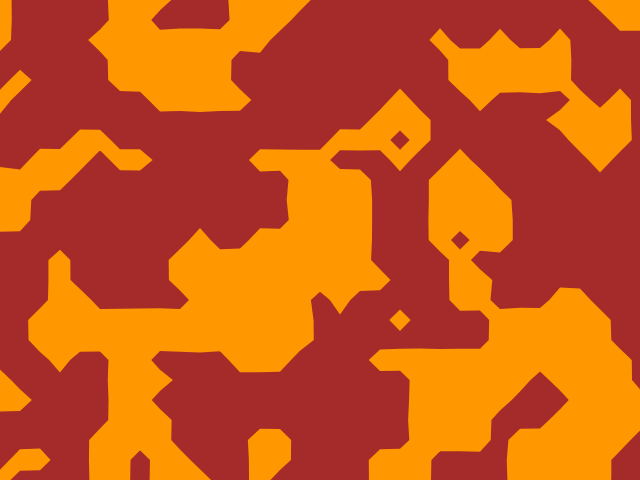
Frame 1 (no input)
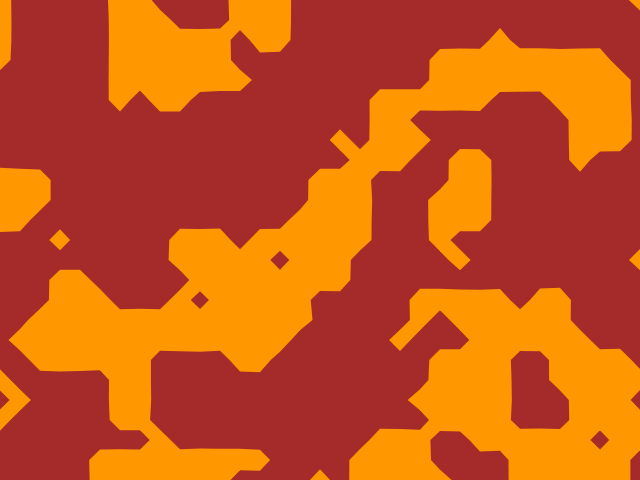
Frame 60 (no input)
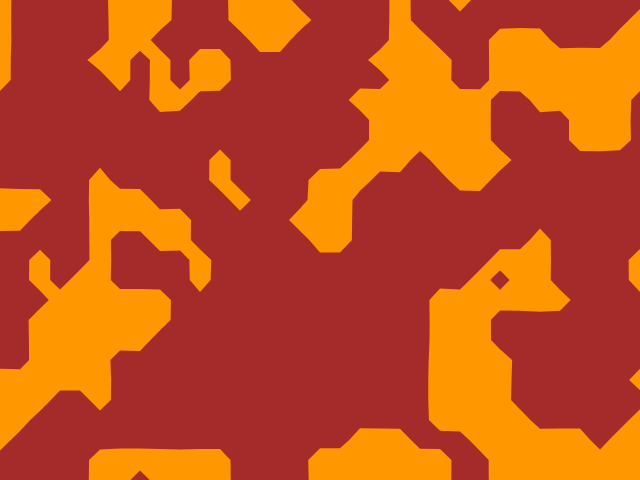
Frame 120 (the mouse pressed at the canvas centre since frame 60)

The p5.js sketch that drew these frames (run headless with seeded random() and noise() and a simulated clock; from frame 60 on, the mouse is pressed at the canvas centre):

// p5.js sketch
// ── sketch.js
// Non-Binary Version
let grid, weight;
let resolution = 20;
let cols, rows;
let t = 0;
let noiseScale = 0.3;

function setup() {
  createCanvas(640, 480);

  grid = [];
  weight = [];
  cols = 640 / resolution + 1;
  rows = 480 / resolution + 1;
  

  /*
  // creating a random grid:
  for (let i = 0; i < cols; i++) {
    grid[i] = [];
    for (let j = 0; j < rows; j++) {
      grid[i][j] = Math.floor(Math.random() + 0.5);
    }
  }
  */
}

function draw() {
  // create Perlin noise based grid
  t+=0.005; // z-coordinate for the noise, for animation.
  noiseDetail(15, 0.4);
  for (let i = 0; i < cols; i++) {
    grid[i] = [];
    weight[i] = [];
    for (let j = 0; j < rows; j++) {
      // noiseDetail of the pixels octave count and falloff value
      noiseVal = noise((i) * noiseScale, (j) * noiseScale, t);
      // noiseVal = Math.floor(noiseVal*6)/6;
      weight[i][j] = noiseVal;
      grid[i][j] = Math.floor(noiseVal + 0.55);
    }
  }
  
  background("brown");
  // marching squares
  strokeWeight(0);
  fill("#FF9800");
  for (let i=0;  i < cols - 1; i++) {
    for (let j = 0; j < rows - 1; j++) {
      let caseID = determineCase(i, j);
      paintRectangle(i, j, caseID);
    }
  }
  strokeWeight(5);
  // paint the grid:
  for (let i = 0; i < cols; i++) {
    for (let j = 0; j < rows; j++) {
      stroke((1 - weight[i][j]) * 255.0);
      // point(i * resolution, j * resolution);
    }
  }
}

function determineCase(i, j) {
  // check https://en.wikipedia.org/wiki/Marching_squares for the case numbers.
  let a, b, c, d; // clockwise points around the rectangle.
  a = grid[i][j];
  b = grid[i + 1][j];
  c = grid[i + 1][j + 1];
  d = grid[i][j + 1];
  if (a + b + c + d == 0) return 0;
  if (a + b + c + d == 4) return 15;
  if (a + b + c + d == 2) {
    if (b + c == 2) return 6;
    if (c + d == 2) return 3;
    if (a + d == 2) return 9;
    if (a + b == 2) return 12;
    if (b + d == 2) return 5;
    if (a + c == 2) return 10;
  }
  if (a + b + c + d == 1) {
    if (a == 1) return 8;
    if (b == 1) return 4;
    if (c == 1) return 2;
    if (d == 1) return 1;
  }
  if (a + b + c + d == 3) {
    if (a == 0) return 7;
    if (b == 0) return 11;
    if (c == 0) return 13;
    if (d == 0) return 14;
  }
  return -1; // error
}

function w(x, y) {
  // return resolution * sqrt(x.z / (x.z+y.z));
  return resolution * (x.z / (x.z+y.z));
}

function paintRectangle(i, j, caseID) {
  let r = resolution;
  /*
    a-ab-b
    |    |
    da   bc
    |    |
    d-cd-c
  */
  let a = createVector(r*i, r*j, weight[i][j]);
  let b = createVector(r*i + r, r*j, weight[i+1][j]);
  let c = createVector(r*i + r, r*j + r, weight[i+1][j+1]);
  let d = createVector(r*i, r*j + r, weight[i][j+1]);
  
  let ab = createVector(a.x + w(a,b), a.y);
  let bc = createVector(b.x, b.y + w(b,c));
  let cd = createVector(d.x + w(d,c), d.y);
  let da = createVector(a.x, a.y + w(a,d));
  


  if (caseID == 1) {
    beginShape();
    vertex(da.x, da.y);
    vertex(cd.x, d.y);
    vertex(d.x, d.y);
    endShape(CLOSE);
  }
  if (caseID == 2) {
    beginShape();
    vertex(bc.x, bc.y);
    vertex(c.x, c.y);
    vertex(cd.x, cd.y);
    endShape(CLOSE);
  }
  if (caseID == 3) {
    beginShape();
    vertex(c.x, c.y);
    vertex(d.x, d.y);
    vertex(da.x, da.y);
    vertex(bc.x, bc.y);
    endShape(CLOSE);
  }
  if (caseID == 4) {
    beginShape();
    vertex(ab.x, ab.y);
    vertex(b.x, b.y);
    vertex(bc.x, bc.y);
    endShape(CLOSE);
  }
  if (caseID == 5) {
    beginShape();
    vertex(ab.x, ab.y);
    vertex(b.x, b.y);
    vertex(bc.x, bc.y);
    vertex(cd.x, cd.y);
    vertex(d.x, d.y);
    vertex(da.x, da.y);
    endShape(CLOSE);
  }
  if (caseID == 6) {
    beginShape();
    vertex(ab.x, ab.y);
    vertex(b.x, b.y);
    vertex(c.x, c.y);
    vertex(cd.x, cd.y);
    endShape(CLOSE);
  }
  if (caseID == 7) {
    beginShape();
    vertex(ab.x, ab.y);
    vertex(b.x, b.y);
    vertex(c.x, c.y);
    vertex(d.x, d.y);
    vertex(da.x, da.y);
    endShape(CLOSE);
  }
  if (caseID == 8) {
    beginShape();
    vertex(a.x, a.y);
    vertex(ab.x, ab.y);
    vertex(da.x, da.y);
    endShape(CLOSE);
  }
  if (caseID == 9) {
    beginShape();
    vertex(a.x, a.y);
    vertex(ab.x, ab.y);
    vertex(cd.x, cd.y);
    vertex(d.x, d.y);
    endShape(CLOSE);
  }
  if (caseID == 10) {
    beginShape();
    vertex(a.x, a.y);
    vertex(ab.x, ab.y);
    vertex(bc.x, bc.y);
    vertex(c.x, c.y);
    vertex(cd.x, cd.y);
    vertex(da.x, da.y);
    endShape(CLOSE);
  }
  if (caseID == 11) {
    beginShape();
    vertex(a.x, a.y);
    vertex(ab.x, ab.y);
    vertex(bc.x, bc.y);
    vertex(c.x, c.y);
    vertex(d.x, d.y);
    endShape(CLOSE);
  }
  if (caseID == 12) {
    beginShape();
    vertex(a.x, a.y);
    vertex(b.x, b.y);
    vertex(bc.x, bc.y);
    vertex(da.x, da.y);
    endShape(CLOSE);
  }
  if (caseID == 13) {
    beginShape();
    vertex(a.x, a.y);
    vertex(b.x, b.y);
    vertex(bc.x, bc.y);
    vertex(cd.x, cd.y);
    vertex(d.x, d.y);
    endShape(CLOSE);
  }
  if (caseID == 14) {
    beginShape();
    vertex(a.x, a.y);
    vertex(b.x, b.y);
    vertex(c.x, c.y);
    vertex(cd.x, cd.y);
    vertex(da.x, da.y);
    endShape(CLOSE);
  }
  if (caseID == 15) {
    beginShape();
    vertex(a.x, a.y);
    vertex(b.x, b.y);
    vertex(c.x, c.y);
    vertex(d.x, d.y);
    endShape(CLOSE);
  }
}
